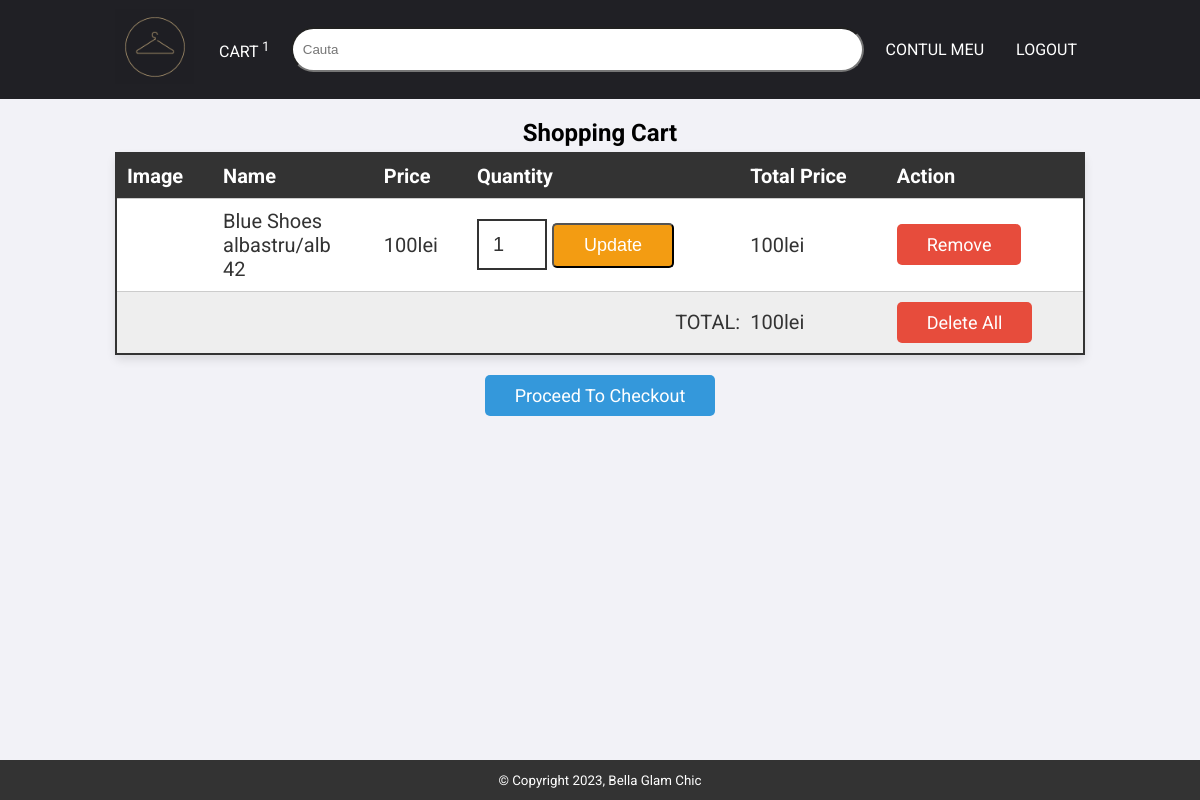
/cart.php (signed in), run on an earlier commit of the app's database.
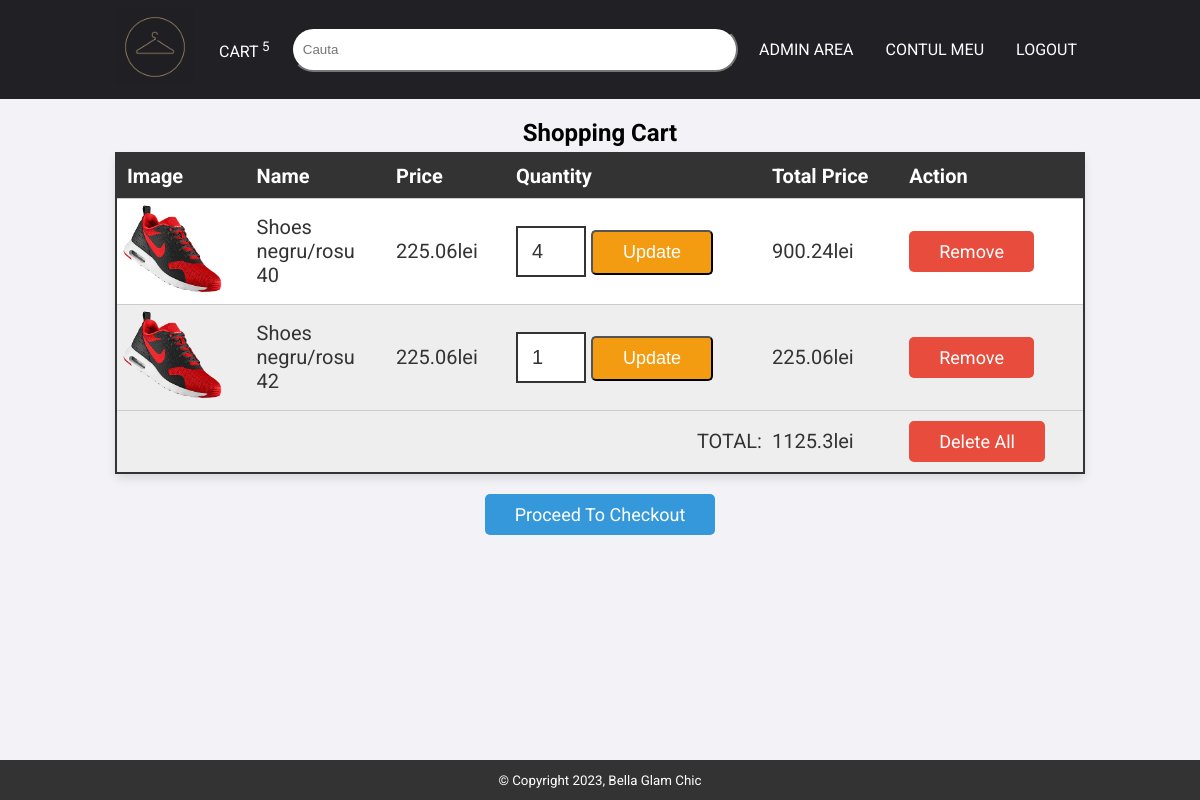
And on a later commit of the database.
### tables this page shows
CREATE TABLE IF NOT EXISTS `cos` (
  `ID` int NOT NULL AUTO_INCREMENT,
  `user_id` int NOT NULL,
  `cod_atribut_produs` int NOT NULL,
  `quantity` int NOT NULL,
  PRIMARY KEY (`ID`),
  KEY `cod_atribut_produs` (`cod_atribut_produs`),
  KEY `user_id` (`user_id`)
);

CREATE TABLE IF NOT EXISTS `produse` (
  `ID` int NOT NULL AUTO_INCREMENT,
  `denumire` varchar(64) NOT NULL,
  `cod_brand` int NOT NULL,
  `cod_categorie` int NOT NULL,
  `pret` float NOT NULL,
  `descriere` varchar(255) NOT NULL,
  `keywords` varchar(255) NOT NULL,
  `cod_subcategorie` int NOT NULL,
  `produs_imagine1` varchar(255) NOT NULL,
  PRIMARY KEY (`ID`),
  KEY `cod_brand` (`cod_brand`),
  KEY `cod_categorie` (`cod_categorie`),
  KEY `cod_subcategorie` (`cod_subcategorie`)
);

CREATE TABLE IF NOT EXISTS `culori` (
  `ID` int NOT NULL AUTO_INCREMENT,
  `denumire` varchar(64) NOT NULL,
  PRIMARY KEY (`ID`)
);

CREATE TABLE IF NOT EXISTS `marimi` (
  `ID` int NOT NULL AUTO_INCREMENT,
  `denumire` varchar(32) NOT NULL,
  PRIMARY KEY (`ID`)
);

### cart.php (the view, shortened to what this page needs)
<?php
include('includes/connect.php');
if (isset($_SESSION['user_logged_in'])) {
  $user_id = $_SESSION['user_id'];
}
?>
<!DOCTYPE html>
<html lang="en">
<head>
  <link rel="stylesheet" href="css/style.css">
</head>
<body>
  <?php include('includes/header.php') ?>
  <section class="shopping-cart">
    <div class="container">
      <h1 class="heading">shopping cart</h1>
      <table class="cart-table">
        <thead>
          <th>image</th>
          <th>name</th>
          <th>price</th>
          <th>quantity</th>
          <th>total price</th>
          <th>action</th>
        </thead>
        <tbody>
          <?php if (isset($_SESSION['user_logged_in'])) {
            $grand_total = 0;
            $select_cart_query = "SELECT c.ID,c.user_id,c.quantity AS cantitate_cos, a.cod_produs, a.cod_marime, a.cod_culoare,p.denumire AS `name`,p.pret AS `price`,a.cantitate AS `quantity`,p.produs_imagine1 AS `image`,m.denumire AS denumireMarime,f.denumire AS denumireCuloare
            FROM cos c
            INNER JOIN atribute_produs a
            ON c.cod_atribut_produs = a.ID
            INNER JOIN produse p
            ON a.cod_produs = p.ID
            INNER JOIN marimi m
            ON a.cod_marime = m.ID
            INNER JOIN culori f
            ON a.cod_culoare = f.ID
            WHERE c.user_id = $user_id";
            $cart_query = mysqli_query($con, $select_cart_query) or die('query failed');
            if (mysqli_num_rows($cart_query) > 0) {
              while ($fetch_cart = mysqli_fetch_assoc($cart_query)) {
          ?>
                <tr>
                  <td data-title="image">
                    <div class="td-wrapper">
                      <img src="admin_area/images/<?php echo $fetch_cart['image'] ?>" height="100px" alt="">
                    </div>
                  </td>
                  <td data-title="name">
                    <div class="td-wrapper"><?php echo "" . $fetch_cart['name'] . "<br>" . $fetch_cart['denumireCuloare'] . "<br>" . $fetch_cart['denumireMarime'] . "" ?></div>
                  </td>
                  <td data-title="price">
                    <div class="td-wrapper"><?php echo $fetch_cart['price'] ?>lei</div>
                  </td>
                  <td data-title="quantity">
                    <form action="" method="post" class="td-wrapper">
                      <input type="number" min="1" name="cart_quantity" value="<?php echo $fetch_cart['cantitate_cos'] ?>">
                      <input type="submit" name="update_cart" value="update" class="option-btn">
                    </form>
                  </td>
                  <td data-title="Total price">
                    <div class="td-wrapper"><?php echo $sub_total = $fetch_cart['price'] * $fetch_cart['cantitate_cos'] ?>lei</div>
                  </td>
                  <td data-title="action">
                    <div class="td-wrapper"> <a href="cart.php?remove=<?php echo $fetch_cart['ID'] ?>" class="delete-btn" onclick="return confirm('Remove item from cart?');">Remove</a>
                    </div>
                  </td>
                </tr>
            <?php
                $grand_total += $sub_total;
              };
            } else {
              echo "<tr><td colspan='6' class='no-background' style='padding: 20px; text-transform:capitalize; text-align:center;'>no item added</td></tr>";
            };
            ?>
            <tr class="table-bottom">
              <td colspan="4" class="total">TOTAL: </td>
              <td class="total align-left"><?php echo $grand_total; ?>lei</td>
              <td class="total align-left"><a href="cart.php?delete_all" class="delete-btn <?php echo ($grand_total > 1) ? '' : 'disabled' ?>" onclick="return confirm('Delete all from cart?');">Delete all</a></td>
            </tr>
        </tbody>
      </table>
      <div class="cart-btn">
        <a href="checkout.php" class="btn <?php echo ($grand_total > 1) ? '' : 'disabled' ?>">proceed to checkout</a>
      </div>
      <?php
          }
    ?>
    </div>
  </section>
  <footer>
    <small>&copy; Copyright <?php echo date("Y") ?>, Bella Glam Chic</small>
  </footer>
</body>
</html>

### includes/header.php (shortened to what this page needs)
<header class="header-large">
  <div class="container">
    <nav class="nav-large d-flex">
      <ul class="d-flex">
        <li>
          <a href="index.php" class="logo">
            <img src="./poze/logo.png" alt="clothing hanger">
          </a>
        </li>
        <li><a href="cart.php" class="nav-button">Cart<sup>
              <?php
              if (isset($_SESSION['user_logged_in'])) {
                $cart_query = mysqli_query($con, "SELECT * FROM `cos` WHERE user_id = $user_id") or die('query failed');
                if (mysqli_num_rows($cart_query) > 0) {
                  $prod_cnt = 0;
                  while ($row_cnt = mysqli_fetch_assoc($cart_query)) {
                    $prod_cnt += $row_cnt['quantity'];
                  }
                  echo $prod_cnt;
                }
              }
              ?></sup></a></li>
      </ul>
      <form action="search_product.php" method="get" class="header-large--search d-flex">
        <input class="search" placeholder="Cauta" type="search" aria-label="Search" name="search_data">
      </form>
      <ul class="d-flex">
        <?php if (isset($_SESSION['user_logged_in'])) : ?>
          <?php if (isset($_SESSION['admin'])) echo  "<li><a href='admin_area/index.php' class='nav-button'>Admin Area</a></li>" ?>
          <li><a href="account.php" class="nav-button">Contul meu</a></li>
          <li><a href="?logout" class="nav-button danger" onclick="return confirm('are you sure you want to logout?')">logout</a></li>
        <?php else : ?>
          <li><a href="register.php" class="nav-button">Register</a></li>
          <li><a href="login.php" class="nav-button">Log in</a></li>
        <?php endif; ?>
      </ul>
    </nav>
  </div>
</header>

What changed in the data, as far as the page shows it:
removed cos: produse.denumire "Blue Shoes", culori.denumire "albastru/alb", marimi.denumire "42", produse.pret "100", cart_quantity "1"
added cos: produse.produs_imagine1 (picture), produse.denumire "Shoes", culori.denumire "negru/rosu", marimi.denumire "40", produse.pret "225.06", cart_quantity "4", quantity.pret "900.24"
added cos: produse.produs_imagine1 (picture), produse.denumire "Shoes", culori.denumire "negru/rosu", marimi.denumire "42", produse.pret "225.06", cart_quantity "1"
Also different on the page:
$prod_cnt: "1" → "5"
$grand_total: "100" → "1125.3"
text now shown: "ADMIN AREA"
